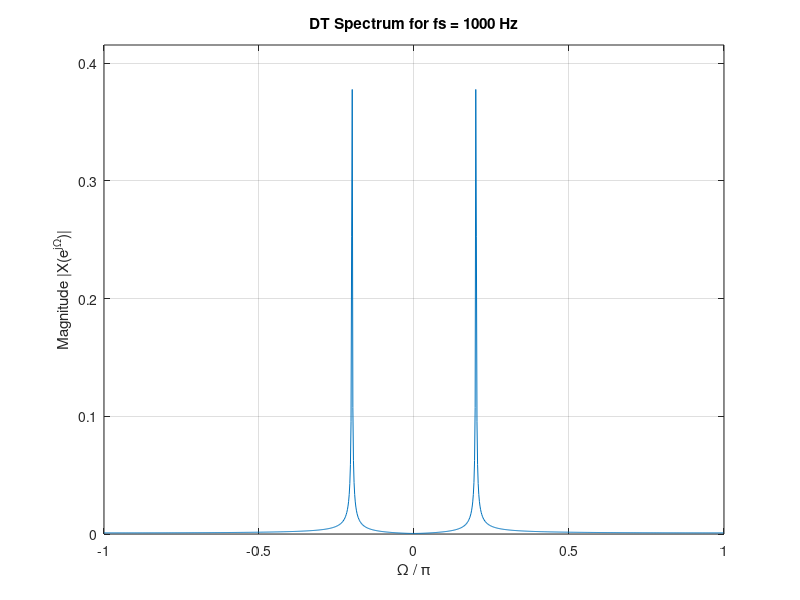
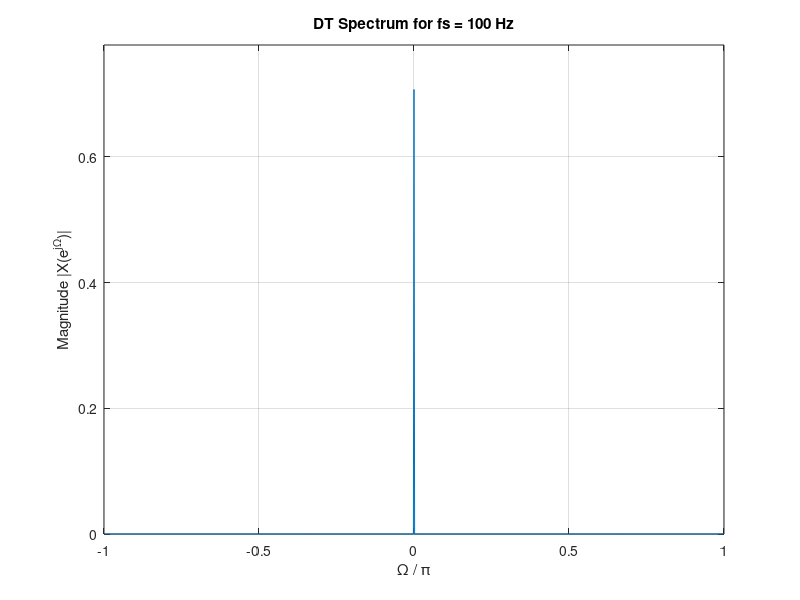
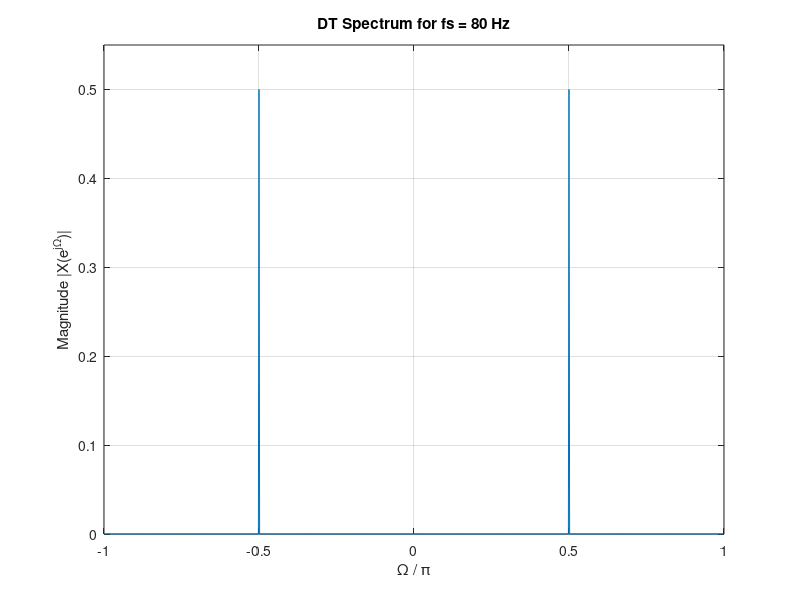

MATLAB code for these plots, in order:
% --- Parameters ---
f0 = 100;         % Frequency of the continuous-time signal (Hz)
phi = pi/4;       % Phase of the signal
N = 1024;         % Number of samples (FFT points - power of 2 is efficient)
n = 0:N-1;        % Discrete time indices

% --- Case 1: fs = 1000 Hz (1 kHz) ---
fs1 = 1000;       % Sampling frequency (Hz)
Ts1 = 1/fs1;      % Sampling period

% Generate DT signal
xn1 = cos(2*pi*f0 * n * Ts1 + phi); % or xn1 = cos(2*pi*(f0/fs1)*n + phi);

% Compute FFT and shift zero frequency to center
Xk1 = fft(xn1);
Xk1_shifted = fftshift(Xk1);

% Create normalized frequency axis [-pi, pi]
Omega1 = (-N/2 : N/2-1) * (2*pi / N);

% Theoretical calculation (for comparison)
w0_1 = 2*pi * (f0/fs1);
disp(['Case 1 (fs = 1000 Hz): Theoretical omega_0 = ', num2str(w0_1/pi), '*pi']);
disp(['Expected peaks (normalized) at +/- ', num2str(w0_1/pi)]); % Should be +/- 0.2

% Plot the spectrum
figure;
plot(Omega1/pi, abs(Xk1_shifted)/N); % Normalize magnitude for amplitude
grid on;
xlabel('\Omega / \pi');
ylabel('Magnitude |X(e^{j\Omega})|');
title('DT Spectrum for fs = 1000 Hz');
xlim([-1, 1]); % Limit x-axis to [-pi, pi]
ylim([0, max(abs(Xk1_shifted)/N) * 1.1 + eps]); % Adjust y-axis, add eps for zero case

% --- Case 2: fs = 100 Hz ---
fs2 = 100;        % Sampling frequency (Hz)
Ts2 = 1/fs2;      % Sampling period

% Generate DT signal
xn2 = cos(2*pi*f0 * n * Ts2 + phi); % or xn2 = cos(2*pi*(f0/fs2)*n + phi);

% Compute FFT and shift
Xk2 = fft(xn2);
Xk2_shifted = fftshift(Xk2);

% Frequency axis (same as Omega1, reusing variable for clarity in plot)
Omega2 = Omega1;

% Theoretical calculation (for comparison)
w0_2 = 2*pi * (f0/fs2);
% Find alias in [-pi, pi]
Omega_alias_pos = mod(w0_2 + pi, 2*pi) - pi; % Alias for +w0_2
Omega_alias_neg = mod(-w0_2 + pi, 2*pi) - pi;% Alias for -w0_2
disp(' ');
disp(['Case 2 (fs = 100 Hz): Theoretical omega_0 = ', num2str(w0_2/pi), '*pi']);
disp(['Aliases in [-pi, pi] are at: ', num2str(Omega_alias_pos/pi), '*pi and ', num2str(Omega_alias_neg/pi), '*pi']);
disp(['Expected single peak (normalized) at ', num2str(Omega_alias_pos/pi)]); % Should be 0

% Plot the spectrum
figure;
plot(Omega2/pi, abs(Xk2_shifted)/N);
grid on;
xlabel('\Omega / \pi');
ylabel('Magnitude |X(e^{j\Omega})|');
title('DT Spectrum for fs = 100 Hz');
xlim([-1, 1]);
ylim([0, max(abs(Xk2_shifted)/N) * 1.1 + eps]);

% --- Case 3: fs = 80 Hz ---
fs3 = 80;         % Sampling frequency (Hz)
Ts3 = 1/fs3;      % Sampling period

% Generate DT signal
xn3 = cos(2*pi*f0 * n * Ts3 + phi); % or xn3 = cos(2*pi*(f0/fs3)*n + phi);

% Compute FFT and shift
Xk3 = fft(xn3);
Xk3_shifted = fftshift(Xk3);

% Frequency axis (same as Omega1)
Omega3 = Omega1;

% Theoretical calculation (for comparison)
w0_3 = 2*pi * (f0/fs3);
% Find alias in [-pi, pi]
Omega_alias_pos_3 = mod(w0_3 + pi, 2*pi) - pi;  % Alias for +w0_3
Omega_alias_neg_3 = mod(-w0_3 + pi, 2*pi) - pi; % Alias for -w0_3
disp(' ');
disp(['Case 3 (fs = 80 Hz): Theoretical omega_0 = ', num2str(w0_3/pi), '*pi']);
disp(['Aliases in [-pi, pi] are at: ', num2str(Omega_alias_pos_3/pi), '*pi and ', num2str(Omega_alias_neg_3/pi), '*pi']);
disp(['Expected peaks (normalized) at +/- ', num2str(abs(Omega_alias_pos_3/pi))]); % Should be +/- 0.5

% Plot the spectrum
figure;
plot(Omega3/pi, abs(Xk3_shifted)/N);
grid on;
xlabel('\Omega / \pi');
ylabel('Magnitude |X(e^{j\Omega})|');
title('DT Spectrum for fs = 80 Hz');
xlim([-1, 1]);
ylim([0, max(abs(Xk3_shifted)/N) * 1.1 + eps]);
